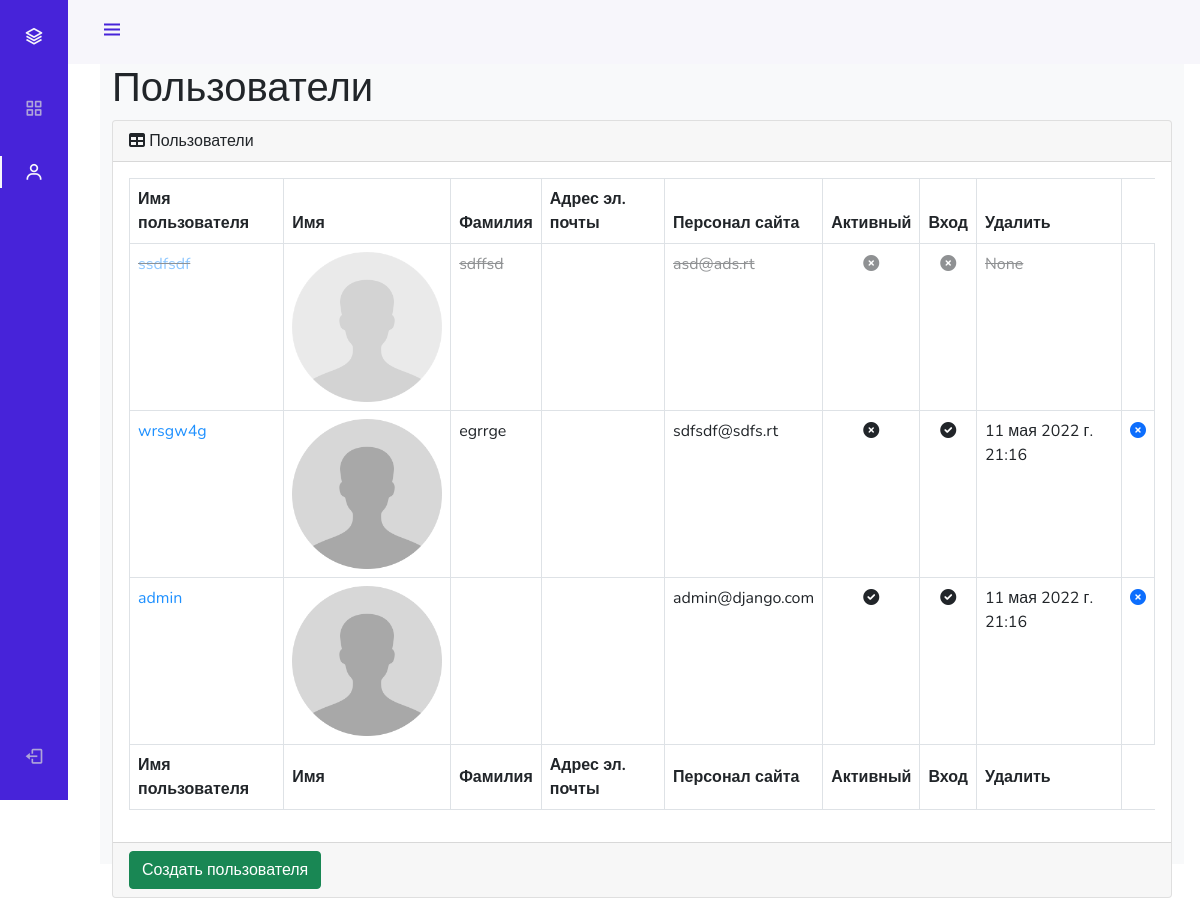
Page /admin_stuff/users/read/ (signed in) on the committed database.
### authapp/models.py (models this page shows, shortened)
class ShopUser(AbstractUser):
    avatar = models.ImageField(upload_to='users_avatars', blank=True)
    age = models.PositiveIntegerField(verbose_name='возраст')
    activation_key = models.CharField(max_length=128, blank=True)
    activation_key_expires = models.DateTimeField(default=(now() + timedelta(hours=48)))

### adminapp/views.py (the view)
# urls.py: path('users/read/', adminapp.UsersListView.as_view(), name='users'),
class UsersListView(LoginRequiredMixin, ListView):
    model = ShopUser
    template_name = 'adminapp/users.html'
    def get_context_data(self, **kwargs):
        context = super(UsersListView, self).get_context_data(**kwargs)
        context['title'] = 'админка/пользователи'
        return context

### adminapp/templatetags/my_tags.py (called while the page is built)
@register.filter(name='media_folder_users')
def media_folder_users(string):
    if not string:
        string = 'avatar-placeholder.png'
    return f'{settings.MEDIA_URL}{string}'

### mainapp/context_processors.py (called while the page is built)
def basket(request):
    print(f'context processor basket works')
    basket = []
    if request.user.is_authenticated:
        basket = Basket.objects.filter(user=request.user)
    return {
        'basket': basket,
    }

### adminapp/templates/adminapp/users.html
{% extends 'adminapp/base.html' %}
{% load static %}
{% load my_tags %}
{% block content %}
<main>
    <div class="container-fluid">
        <h1 class="mt-4">Пользователи</h1>
        <div class="card mb-4">
            <div class="card-header">
                <i class="fas fa-table mr-1"></i>
                Пользователи
            </div>
            <div class="card-body">
                <div class="table-responsive">
                    <table class="table table-bordered" id="dataTable" width="100%" cellspacing="0">
                        <thead>
                        <tr>
                            <th>Имя пользователя</th>
                            <th>Имя</th>
                            <th>Фамилия</th>
                            <th>Адрес эл. почты</th>
                            <th>Персонал сайта</th>
                            <th>Активный</th>
                            <th>Вход</th>
                            <th>Удалить</th>
                        </tr>
                        </thead>
                        <tfoot>
                        <tr>
                            <th>Имя пользователя</th>
                            <th>Имя</th>
                            <th>Фамилия</th>
                            <th>Адрес эл. почты</th>
                            <th>Персонал сайта</th>
                            <th>Активный</th>
                            <th>Вход</th>
                            <th>Удалить</th>
                        </tr>
                        </tfoot>
                        <tbody>
                        {% for user in object_list %}
                            <tr {% if not user.is_active %} style="opacity: 0.5; text-decoration: line-through;" {% endif %}>
                                <td><a href="{% url 'admin_stuff:user_update' user.id %}" style="color: dodgerblue">{{ user.username }}</a></td>
                                <td><img src="{{ user.avatar|media_folder_users  }}" style="width: 150px;"></td>
                                <td>{{ user.first_name }}</td>
                                <td>{{ user.last_name }}</td>
                                <td>{{ user.email }}</td>
                                <td class="text-center">
                                    {% if user.is_staff %}
                                        <i class="fa fa-check-circle"></i>
                                    {% else %}
                                        <i class="fa fa-times-circle"></i>
                                    {% endif %}
                                </td>
                                <td class="text-center">
                                    {% if user.is_active %}
                                        <i class="fa fa-check-circle"></i>
                                    {% else %}
                                        <i class="fa fa-times-circle"></i>
                                    {% endif %}
                                </td>
                                <td>{{ user.last_login }}</td>
                                <td>
                                    <a {% if not user.is_active %} class="invisible" {% endif %} href="{% url 'admin_stuff:user_delete' pk=user.id %}">
                                        <i class="fa fa-times-circle"></i>
                                    </a>
                                </td>
                            </tr>
                        {% endfor %}
                        </tbody>
                    </table>
                </div>
            </div>
            <div class="card-footer">
                <a href="{% url 'admin_stuff:user_create' %}">
                    <button class="btn btn-success">Создать пользователя</button>
                </a>
            </div>
        </div>
    </div>
</main>
{% endblock %}

### adminapp/static/adminapp/css/style.css (style rules this page uses)
:root { --header-height: 3rem; --nav-width: 68px; --first-color: #4723D9; --first-color-light: #AFA5D9; --white-color: #F7F6FB; --body-font: 'Nunito', sans-serif; --normal-font-size: 1rem; --z-fixed: 100 }
body { position: relative; margin: var(--header-height) 0 0 0; padding: 0 1rem; font-family: var(--body-font); font-size: var(--normal-font-size); transition: .5s }
a { text-decoration: none }
@media screen and (min-width: 768px) { body { margin: calc(var(--header-height) + 1rem) 0 0 0; padding-left: calc(var(--nav-width) + 2rem) } }

### rows in the picture
ShopUser: username "ssdfsdf", first_name "sdffsd", email "asd@ads.rt", is_staff False (drawn), is_active False (drawn), last_login "None"
ShopUser: username "wrsgw4g", first_name "egrrge", email "sdfsdf@sdfs.rt", is_staff False (drawn), is_active True (drawn), last_login "11 мая 2022 г. 21:16"
ShopUser: username "admin", email "admin@django.com", is_staff True (drawn), is_active True (drawn), last_login "11 мая 2022 г. 21:16"
